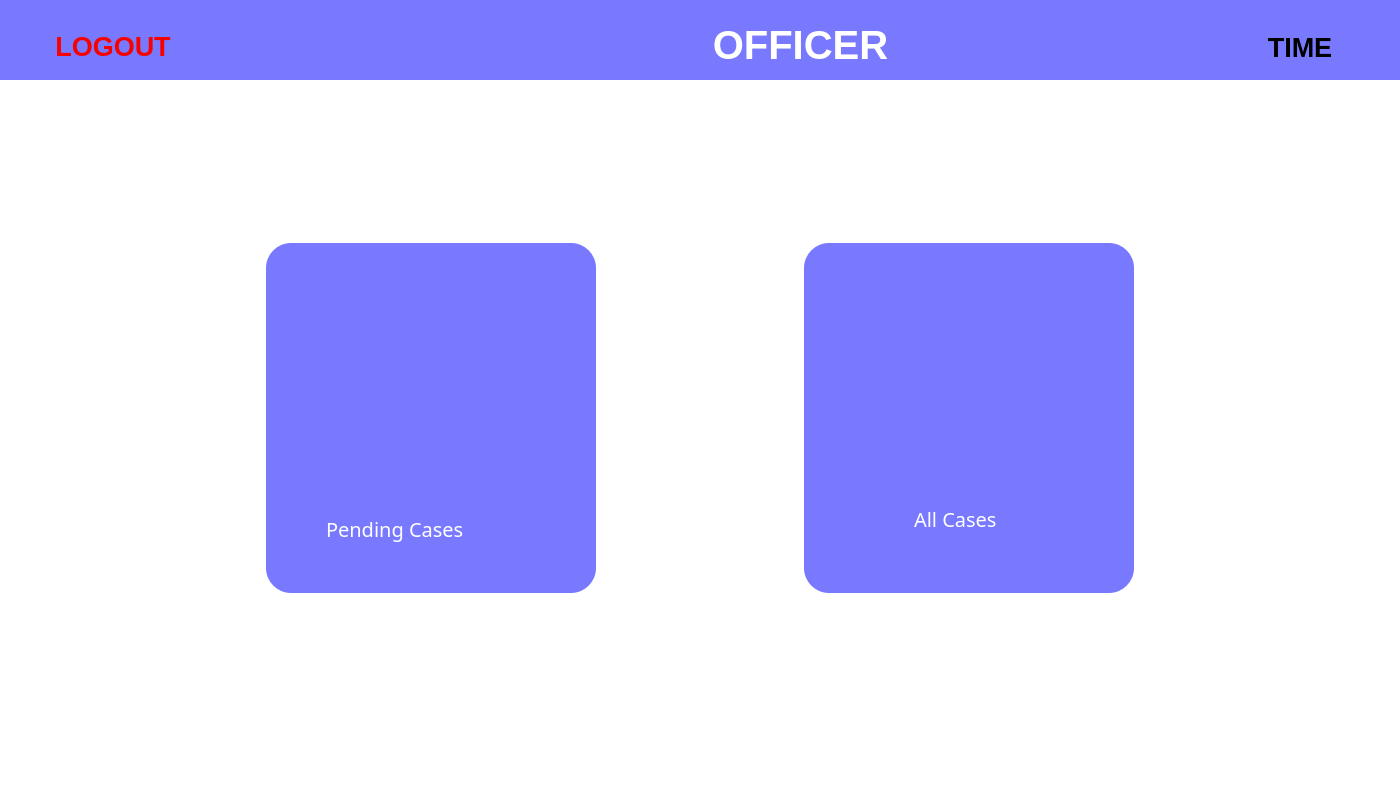
<?xml version="1.0" encoding="UTF-8"?>
<ui version="4.0">
 <class>Dialog</class>
 <widget class="QDialog" name="Dialog">
  <property name="geometry">
   <rect>
    <x>0</x>
    <y>0</y>
    <width>1400</width>
    <height>800</height>
   </rect>
  </property>
  <property name="windowTitle">
   <string>Dialog</string>
  </property>
  <property name="styleSheet">
   <string notr="true">background: #FFFFFF;
</string>
  </property>
  <widget class="QFrame" name="frame">
   <property name="geometry">
    <rect>
     <x>0</x>
     <y>0</y>
     <width>1401</width>
     <height>80</height>
    </rect>
   </property>
   <property name="styleSheet">
    <string notr="true">position: absolute;
background: #7879FF;
border-radius: 0px 0px 25px 25px;
</string>
   </property>
   <property name="frameShape">
    <enum>QFrame::StyledPanel</enum>
   </property>
   <property name="frameShadow">
    <enum>QFrame::Raised</enum>
   </property>
   <widget class="QPushButton" name="pushButton">
    <property name="geometry">
     <rect>
      <x>43</x>
      <y>29</y>
      <width>140</width>
      <height>35</height>
     </rect>
    </property>
    <property name="font">
     <font>
      <family>Arial</family>
      <pointsize>20</pointsize>
      <weight>75</weight>
      <bold>true</bold>
     </font>
    </property>
    <property name="styleSheet">
     <string notr="true">color: #F80000;
</string>
    </property>
    <property name="text">
     <string>LOGOUT</string>
    </property>
   </widget>
   <widget class="QPushButton" name="pushButton_2">
    <property name="geometry">
     <rect>
      <x>1230</x>
      <y>30</y>
      <width>140</width>
      <height>35</height>
     </rect>
    </property>
    <property name="font">
     <font>
      <family>Arial</family>
      <pointsize>20</pointsize>
      <weight>75</weight>
      <bold>true</bold>
     </font>
    </property>
    <property name="styleSheet">
     <string notr="true">color: #0000;
</string>
    </property>
    <property name="text">
     <string>TIME</string>
    </property>
   </widget>
   <widget class="QPushButton" name="pushButton_3">
    <property name="geometry">
     <rect>
      <x>690</x>
      <y>20</y>
      <width>221</width>
      <height>50</height>
     </rect>
    </property>
    <property name="font">
     <font>
      <family>Arial</family>
      <pointsize>30</pointsize>
      <weight>75</weight>
      <bold>true</bold>
     </font>
    </property>
    <property name="styleSheet">
     <string notr="true">color: #FFFFFF;
</string>
    </property>
    <property name="text">
     <string>OFFICER</string>
    </property>
   </widget>
  </widget>
  <widget class="QFrame" name="frame_2">
   <property name="geometry">
    <rect>
     <x>266</x>
     <y>243</y>
     <width>330</width>
     <height>350</height>
    </rect>
   </property>
   <property name="styleSheet">
    <string notr="true">position: absolute;
width: 330px;
height: 350px;

background: #7879FF;
border-radius: 25px;
</string>
   </property>
   <property name="frameShape">
    <enum>QFrame::StyledPanel</enum>
   </property>
   <property name="frameShadow">
    <enum>QFrame::Raised</enum>
   </property>
   <widget class="QLabel" name="label_2">
    <property name="geometry">
     <rect>
      <x>60</x>
      <y>60</y>
      <width>183</width>
      <height>180</height>
     </rect>
    </property>
    <property name="styleSheet">
     <string notr="true">image: url(:/all/PENDING.png);</string>
    </property>
    <property name="text">
     <string/>
    </property>
   </widget>
   <widget class="QLabel" name="label_4">
    <property name="geometry">
     <rect>
      <x>60</x>
      <y>270</y>
      <width>201</width>
      <height>31</height>
     </rect>
    </property>
    <property name="font">
     <font>
      <family>Arial Black</family>
      <pointsize>15</pointsize>
     </font>
    </property>
    <property name="styleSheet">
     <string notr="true">color: #FFFFFF;</string>
    </property>
    <property name="text">
     <string>Pending Cases</string>
    </property>
   </widget>
  </widget>
  <widget class="QFrame" name="frame_3">
   <property name="geometry">
    <rect>
     <x>804</x>
     <y>243</y>
     <width>330</width>
     <height>350</height>
    </rect>
   </property>
   <property name="styleSheet">
    <string notr="true">position: absolute;
width: 330px;
height: 350px;

background: #7879FF;
border-radius: 25px;
</string>
   </property>
   <property name="frameShape">
    <enum>QFrame::StyledPanel</enum>
   </property>
   <property name="frameShadow">
    <enum>QFrame::Raised</enum>
   </property>
   <widget class="QLabel" name="label">
    <property name="geometry">
     <rect>
      <x>80</x>
      <y>50</y>
      <width>183</width>
      <height>180</height>
     </rect>
    </property>
    <property name="styleSheet">
     <string notr="true">image: url(:/all/ALLCASES.png);</string>
    </property>
    <property name="text">
     <string/>
    </property>
   </widget>
   <widget class="QLabel" name="label_3">
    <property name="geometry">
     <rect>
      <x>70</x>
      <y>60</y>
      <width>183</width>
      <height>180</height>
     </rect>
    </property>
    <property name="styleSheet">
     <string notr="true">image: url(:/all/ALLCASES.png);</string>
    </property>
    <property name="text">
     <string/>
    </property>
   </widget>
   <widget class="QLabel" name="label_5">
    <property name="geometry">
     <rect>
      <x>110</x>
      <y>260</y>
      <width>141</width>
      <height>31</height>
     </rect>
    </property>
    <property name="font">
     <font>
      <family>Arial Black</family>
      <pointsize>15</pointsize>
     </font>
    </property>
    <property name="styleSheet">
     <string notr="true">color: #FFFFFF;</string>
    </property>
    <property name="text">
     <string>All Cases</string>
    </property>
   </widget>
  </widget>
 </widget>
 <resources>
  <include location="Source.qrc"/>
 </resources>
 <connections/>
</ui>
